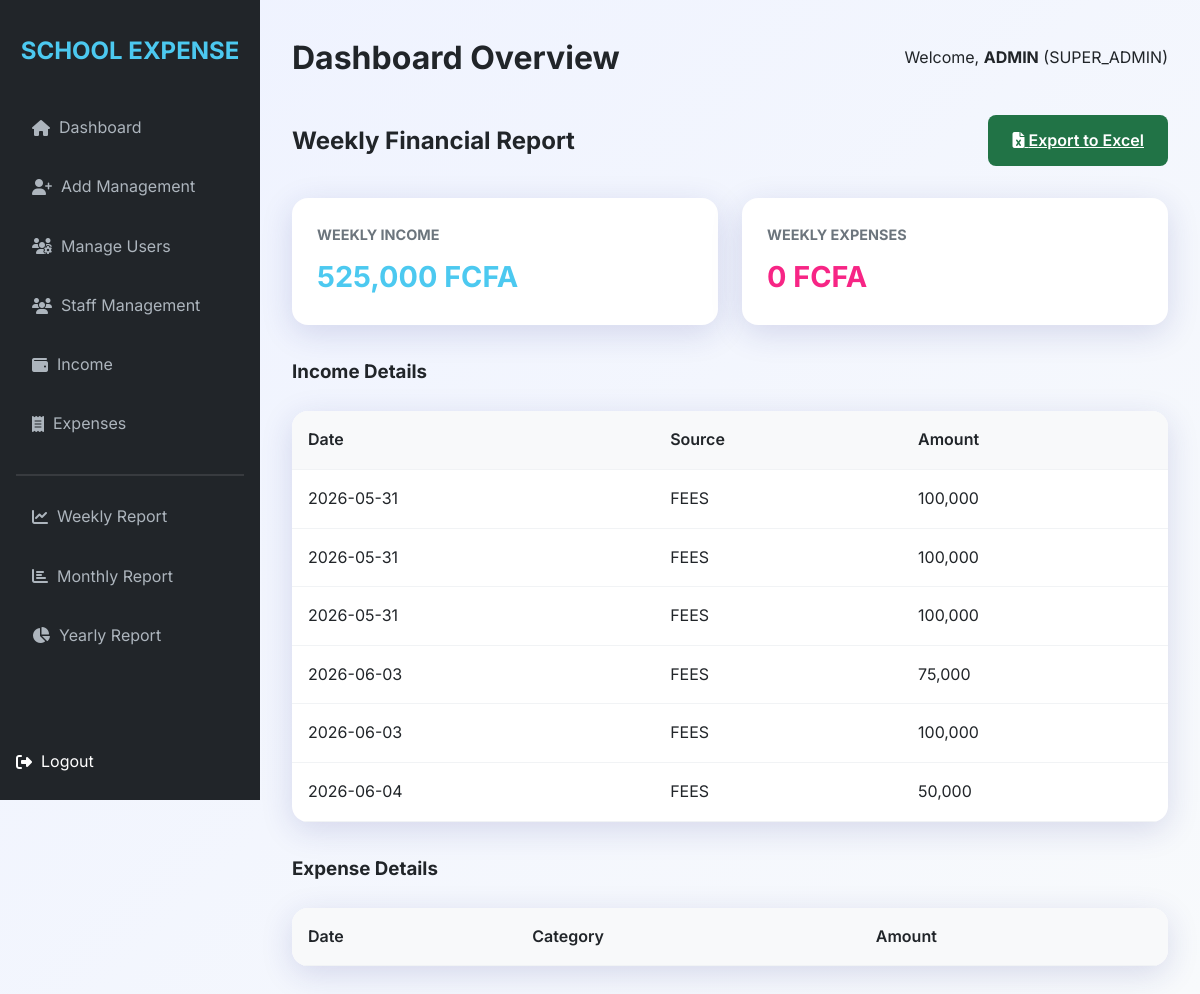
Page /reports/weekly (signed in) on the committed database.
### models.py (models this page shows, shortened)
class User(UserMixin, db.Model):
    id = db.Column(db.Integer, primary_key=True)
    username = db.Column(db.String(64), unique=True, nullable=False)
    email = db.Column(db.String(120), unique=True, nullable=False)
    password_hash = db.Column(db.String(128))
    role = db.Column(db.String(20), nullable=False) # SUPER_ADMIN, PRINCIPAL, BURSER, ACCOUNTANT, SECRETARY
    is_active = db.Column(db.Boolean, default=True)
    is_muted = db.Column(db.Boolean, default=False)

class Income(db.Model):
    id = db.Column(db.Integer, primary_key=True)
    amount = db.Column(db.Float, nullable=False)
    source = db.Column(db.String(100), nullable=False)
    student_name = db.Column(db.String(100))
    student_session = db.Column(db.String(100))
    student_class = db.Column(db.String(100))
    section = db.Column(db.String(100))
    pta_level = db.Column(db.String(100))
    description = db.Column(db.Text)
    date = db.Column(db.DateTime, default=datetime.utcnow)
    added_by = db.Column(db.Integer, db.ForeignKey('user.id'))

### routes.py (the view)
    @app.route('/reports/<type>')
    @login_required
    def view_report(type):
        if type == 'weekly':
            start_date = datetime.utcnow() - timedelta(days=7)
        elif type == 'monthly':
            start_date = datetime.utcnow() - timedelta(days=30)
        else: # yearly
            start_date = datetime.utcnow() - timedelta(days=365)
        incomes = Income.query.filter(Income.date >= start_date).all()
        expenses = Expense.query.filter(Expense.date >= start_date).all()
        return render_template(f'reports/{type}_report.html', incomes=incomes, expenses=expenses)

### templates/reports/weekly_report.html (shortened to what this page needs)
{% extends "base.html" %}
{% block content %}
<div style="display: flex; justify-content: space-between; align-items: center; margin-bottom: 2rem;">
    <h2>Weekly Financial Report</h2>
    <a href="{{ url_for('export_excel', type='weekly') }}" class="btn btn-primary" style="background: #217346;"><i class="fas fa-file-excel"></i> Export to Excel</a>
</div>
<div class="stats-grid">
    <div class="card">
        <h3>Weekly Income</h3>
        <div class="value" style="color: var(--success);">{{ "{:,.0f}".format(incomes|sum(attribute='amount')) }} FCFA</div>
    </div>
    <div class="card">
        <h3>Weekly Expenses</h3>
        <div class="value" style="color: var(--warning);">{{ "{:,.0f}".format(expenses|sum(attribute='amount')) }} FCFA</div>
    </div>
</div>
<h3>Income Details</h3>
<div class="table-container" style="margin-bottom: 2rem;">
    <table>
        <thead>
            <tr><th>Date</th><th>Source</th><th>Amount</th></tr>
        </thead>
        <tbody>
            {% for income in incomes %}
            <tr><td>{{ income.date.strftime('%Y-%m-%d') }}</td><td>{{ income.source }}</td><td>{{ "{:,.0f}".format(income.amount) }}</td></tr>
            {% endfor %}
        </tbody>
    </table>
</div>
<h3>Expense Details</h3>
<div class="table-container">
    <table>
        <thead>
            <tr><th>Date</th><th>Category</th><th>Amount</th></tr>
        </thead>
    </table>
</div>
{% endblock %}

### templates/base.html (shortened to what this page needs)
<!DOCTYPE html>
<html lang="en">
<head>
    <link rel="stylesheet" href="{{ url_for('static', filename='css/style.css') }}">
    <link rel="stylesheet" href="https://cdnjs.cloudflare.com/ajax/libs/font-awesome/6.4.0/css/all.min.css">
</head>
<body>
    {% if current_user.is_authenticated %}
    <div class="app-container">
        <aside class="sidebar">
            <h2>SCHOOL EXPENSE</h2>
            <nav>
                <ul class="nav-links">
                    <li><a href="{{ url_for('dashboard') }}" class="{{ 'active' if request.endpoint == 'dashboard' }}"><i class="fas fa-home"></i> &nbsp; Dashboard</a></li>
                    {% if current_user.role == 'SUPER_ADMIN' %}
                    <li><a href="{{ url_for('add_user') }}" class="{{ 'active' if request.endpoint == 'add_user' }}"><i class="fas fa-user-plus"></i> &nbsp; Add Management</a></li>
                    <li><a href="{{ url_for('manage_users') }}" class="{{ 'active' if request.endpoint == 'manage_users' }}"><i class="fas fa-users-cog"></i> &nbsp; Manage Users</a></li>
                    {% endif %}
                    {% if current_user.role|upper in ['SUPER_ADMIN', 'PRINCIPAL', 'SECRETARY'] %}
                    <li><a href="{{ url_for('view_staff') }}" class="{{ 'active' if 'staff' in request.endpoint }}"><i class="fas fa-users"></i> &nbsp; Staff Management</a></li>
                    {% endif %}
                    <li><a href="{{ url_for('view_income') }}" class="{{ 'active' if 'income' in request.endpoint }}"><i class="fas fa-wallet"></i> &nbsp; Income</a></li>
                    <li><a href="{{ url_for('view_expenses') }}" class="{{ 'active' if 'expenses' in request.endpoint }}"><i class="fas fa-receipt"></i> &nbsp; Expenses</a></li>
                    <hr style="margin: 1rem 0; border: 0.5px solid rgba(255,255,255,0.1)">
                    <li><a href="{{ url_for('view_report', type='weekly') }}"><i class="fas fa-chart-line"></i> &nbsp; Weekly Report</a></li>
                    <li><a href="{{ url_for('view_report', type='monthly') }}"><i class="fas fa-chart-bar"></i> &nbsp; Monthly Report</a></li>
                    <li><a href="{{ url_for('view_report', type='yearly') }}"><i class="fas fa-chart-pie"></i> &nbsp; Yearly Report</a></li>
                    <li style="margin-top: auto;">
                        <form method="POST" action="{{ url_for('logout') }}" style="display: inline; margin: 0;">
                            <button type="submit" style="background:none; border:none; color:inherit; font:inherit; cursor:pointer; display:flex; align-items:center; padding:0;"> <i class="fas fa-sign-out-alt"></i> &nbsp; Logout</button>
                        </form>
                    </li>
                </ul>
            </nav>
        </aside>
        <main class="main-content">
            <header style="margin-bottom: 2rem; display: flex; justify-content: space-between; align-items: center;">
                <h1>{{ title if title else 'Dashboard Overview' }}</h1>
                <div class="user-info">
                    <span>Welcome, <strong>{{ current_user.username }}</strong> ({{ current_user.role }})</span>
                </div>
            </header>
            {% block content %}{% endblock %}
        </main>
    </div>
    {% else %}
        {% block login_content %}{% endblock %}
    {% endif %}
</body>
</html>

### static/css/style.css (style rules this page uses)
:root { --primary: #4361ee; --secondary: #3f37c9; --accent: #4895ef; --success: #4cc9f0; --warning: #f72585; --danger: #e63946; --dark: #212529; --light: #f8f9fa; --gray: #6c757d; --glass: rgba(255, 255, 255, 0.9); --shadow: 0 8px 32px 0 rgba(31, 38, 135, 0.15); }
* { margin: 0; padding: 0; box-sizing: border-box; font-family: 'Inter', -apple-system, BlinkMacSystemFont, "Segoe UI", Roboto, sans-serif; }
body { background: linear-gradient(135deg, #eef2ff 0%, #f8fafc 100%); color: var(--dark); line-height: 1.6; min-height: 100vh; overflow-x: hidden; }
.app-container { display: flex; min-height: 100vh; width: 100%; }
.sidebar { width: 260px; background: var(--dark); color: white; padding: 2rem 1rem; position: fixed; height: 100vh; transition: all 0.3s ease; }
.sidebar h2 { font-size: 1.5rem; margin-bottom: 2rem; text-align: center; color: var(--success); font-weight: 700; }
.nav-links { list-style: none; display: flex; flex-direction: column; height: calc(100vh - 120px); }
.nav-links li { margin-bottom: 0.5rem; }
.nav-links a { color: #adb5bd; text-decoration: none; padding: 0.8rem 1rem; display: flex; align-items: center; border-radius: 8px; transition: 0.3s; }
.main-content { flex: 1; margin-left: 260px; padding: 2rem; }
.stats-grid { display: grid; grid-template-columns: repeat(auto-fit, minmax(240px, 1fr)); gap: 1.5rem; margin-bottom: 2rem; }
.card { background: white; padding: 1.5rem; border-radius: 16px; box-shadow: var(--shadow); border: 1px solid rgba(255, 255, 255, 0.3); }
.card h3 { font-size: 0.9rem; color: var(--gray); margin-bottom: 0.5rem; text-transform: uppercase; }
.card .value { font-size: 1.8rem; font-weight: 700; color: var(--primary); }
.btn { padding: 0.8rem 1.5rem; border-radius: 8px; border: none; cursor: pointer; font-weight: 600; transition: 0.3s; display: inline-block; text-align: center; }
.btn-primary { background: var(--primary); color: white; }
.table-container { background: white; border-radius: 16px; overflow: hidden; box-shadow: var(--shadow); margin-top: 1.5rem; }
table { width: 100%; border-collapse: collapse; }
th, td { padding: 1rem; text-align: left; border-bottom: 1px solid #f1f3f5; }
th { background: #f8f9fa; font-weight: 600; }

### rows in the picture
User: username "ADMIN", role "SUPER_ADMIN"
Income: date "2026-05-31", source "FEES", amount "100,000"
Income: date "2026-05-31", source "FEES", amount "100,000"
Income: date "2026-05-31", source "FEES", amount "100,000"
Income: date "2026-06-03", source "FEES", amount "75,000"
Income: date "2026-06-03", source "FEES", amount "100,000"
Income: date "2026-06-04", source "FEES", amount "50,000"

### other values in the picture
{{ title if title else 'Dashboard Overview' }} "Dashboard Overview"
{{ "{:,.0f}".format(incomes|sum(attribute='amount')) }} "525,000"
{{ "{:,.0f}".format(expenses|sum(attribute='amount')) }} "0"
